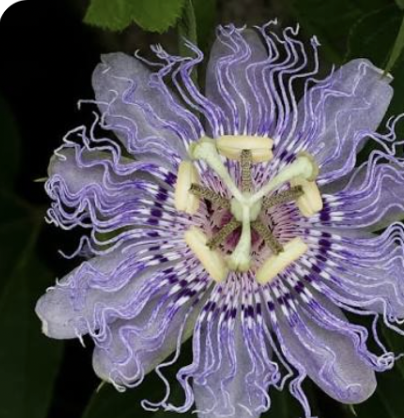
#> input picture plates/passiflora.png, 404 x 418 px
$ python dots.py
#> lines starting #> are read from the running program, lines starting #| are printed output that depends on the picture
"""Passion flower dot cases, made from a photo.
python dots.py  -> dots/*.png (1800x3680) + dots_sheet.png
"""
import os
import numpy as np
from PIL import Image, ImageDraw

W, H, SS, CELL = 1800, 3680, 2, 14
PHOTO = "plates/passiflora.png"

# key colours in the photo: lilac petal, violet ring, white filament, pale green stamen, mauve centre
KEYS = np.array([(160, 150, 205), (90, 60, 150), (235, 232, 245), (225, 225, 170), (150, 110, 140)], float)

CASES = [
    dict(name="d1_olive_full",   bg=(34, 48, 26),  scale=7.0, rot=0,  pos=(0.55, 0.5),
         cols=[(190, 170, 230), (120, 70, 170), (240, 236, 248), (214, 226, 140), (150, 96, 150)]),
    dict(name="d2_purple_crop",  bg=(58, 34, 74),  scale=9.5, rot=20, pos=(0.42, 0.55),
         cols=[(190, 170, 230), (30, 16, 44), (240, 236, 248), (214, 226, 140), (150, 96, 150)]),
    dict(name="d3_olive_mono",   bg=(34, 48, 26),  scale=7.5, rot=0,  pos=(0.5, 0.45),
         cols=[(203, 214, 150)] * 5),
    dict(name="d4_blue",         bg=(55, 128, 184), scale=9.0, rot=-35, pos=(0.5, 0.48),
         cols=[(214, 226, 140), (26, 44, 82), (214, 226, 140), (150, 196, 232), (150, 196, 232)]),
]

def place(photo, scale, rot, pos):
    p = photo.resize((int(photo.width * scale), int(photo.height * scale)), Image.LANCZOS)
    # fade the photo's cut edges to black so the crop never shows as a hard line
    yy, xx = np.mgrid[0:p.height, 0:p.width]
    e = np.minimum.reduce([xx, yy, p.width - 1 - xx, p.height - 1 - yy]) / (0.12 * min(p.size))
    p = Image.fromarray((np.asarray(p, float) * np.clip(e, 0, 1)[..., None] ** 1.5).astype(np.uint8))
    if rot:
        p = p.rotate(rot, Image.BICUBIC, expand=True, fillcolor=(0, 0, 0))
    can = Image.new("RGB", (W, H), (0, 0, 0))
    can.paste(p, (int(W * pos[0] - p.width / 2), int(H * pos[1] - p.height / 2)))
    return np.asarray(can, float) / 255

def mask(a):
    r, g, b = a[..., 0], a[..., 1], a[..., 2]
    lum = 0.3 * r + 0.59 * g + 0.11 * b
    m = np.clip((lum - 0.18) / 0.5, 0, 1)
    leaf = (g > r) & (g > b) & (lum < 0.45)
    m[leaf] = 0
    return m

def render(case, photo):
    a = place(photo, case["scale"], case["rot"], case["pos"])
    m = mask(a)
    im = Image.new("RGB", (W * SS, H * SS), case["bg"])
    d = ImageDraw.Draw(im)
    row, y = 0, CELL / 2
    while y < H:
        x = CELL / 2 + (CELL / 2 if row % 2 else 0)
        while x < W:
            yi, xi = int(y), int(x)
            v = m[yi, xi]
            if v >= 0.08:
                c = a[yi, xi] * 255
                k = int(((KEYS - c) ** 2).sum(1).argmin())
                r = CELL * 0.5 * v ** 0.55 * SS
                d.ellipse([x * SS - r, y * SS - r, x * SS + r, y * SS + r], fill=case["cols"][k])
            x += CELL
        y += CELL * 0.866
        row += 1
    im = im.resize((W, H), Image.LANCZOS)
    arr = np.asarray(im, float)
    n = np.random.default_rng(1).normal(0, 1, arr.shape[:2])[..., None]
    return Image.fromarray(np.clip(arr * (1 + 0.03 * n), 0, 255).astype(np.uint8))

def mock(im):
    w, h = 600, 1226
    im = im.resize((w, h), Image.LANCZOS)
    m = Image.new("RGBA", (w + 40, h + 40), (0, 0, 0, 0))
    mk = Image.new("L", (w, h), 0); ImageDraw.Draw(mk).rounded_rectangle([0, 0, w, h], 80, fill=255)
    m.paste(im, (20, 20), mk)
    d = ImageDraw.Draw(m)
    d.rounded_rectangle([45, 45, 255, 255], 50, fill=(25, 24, 28, 240))
    for cx, cy in [(100, 100), (100, 200), (200, 150)]:
        d.ellipse([cx - 38, cy - 38, cx + 38, cy + 38], fill=(12, 12, 14, 255))
    return m

if __name__ == "__main__":
    photo = Image.open(PHOTO).convert("RGB")
#> photo is the input picture: PIL image 404x418 RGB; mean R, G, B 92.4, 89.2, 100.3
    os.makedirs("dots", exist_ok=True)
    sheet = Image.new("RGB", (640 * 4 + 30, 1266 + 20), "#f4f1ec")
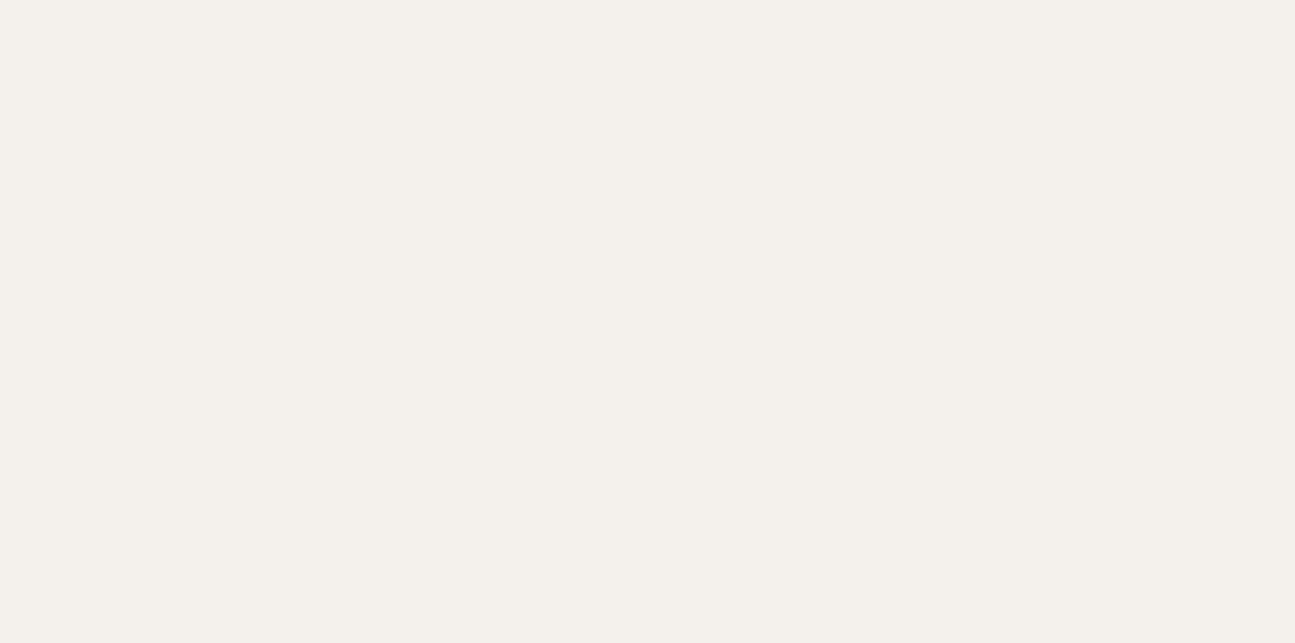
#> sheet: PIL image 2590x1286 RGB (shown at 1/2 size); mean R, G, B 244, 241, 236
    for i, c in enumerate(CASES):
        im = render(c, photo)
#> (the run stopped early here; a loop or call above may not have finished)
